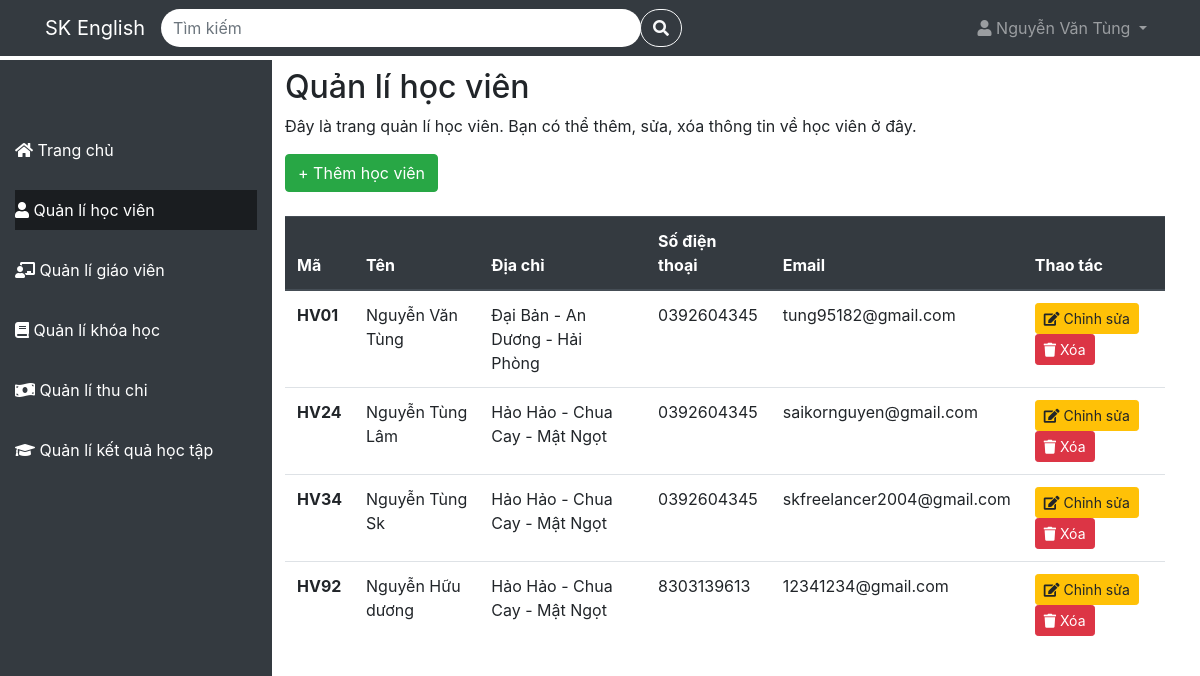
Before: /QuanLiTrungTamTA/student with the older database file.
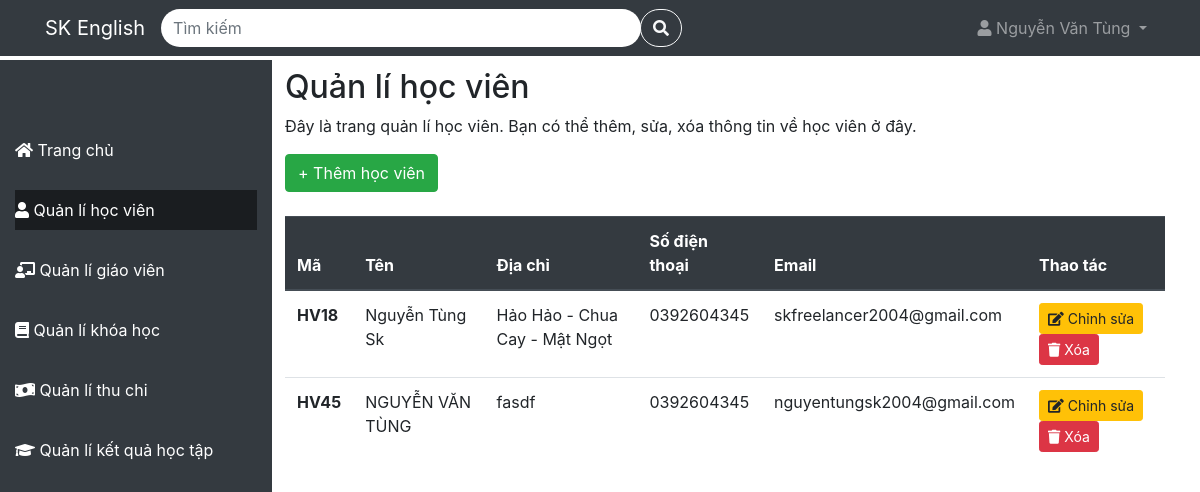
After: the same page with the newer database file.
### tables this page shows
CREATE TABLE `students` (
  `student_id` varchar(4) NOT NULL,
  `name` varchar(100) NOT NULL,
  `address` varchar(100) DEFAULT NULL,
  `phone` varchar(10) NOT NULL,
  `email` varchar(100) NOT NULL
);

### app/Controller/StudentController.php (called while the page is built, shortened)
<?php
class StudentController {
    protected $config = [
        'host' => 'localhost',
        'dbname' => 'quanlytrungtamta',
        'user' => 'root',
        'password' => ''
    ];
    protected $db;
    public function __construct() {
        $this->db = new Database($this->config);
    }
    public function index(){
        $checkSearch = false;
        try {
            if($checkSearch){
                $listStudent = $this->db->table('students')->search(['student_id','name', 'address', 'phone', 'email'], $search);
            }else{
                $listStudent = $this->db->table('students')->get();
            }
        } catch (PDOException $e) {
            $this->db->logToConsole('lỗi lấy dữ liệu cho trang student: ' . $e->getMessage());
        }
        include './app/View/Student/student.php';
    }
}
?>

### index.php (called while the page is built, shortened)
<?php
include './app/Model/Model.php';
include './app/Route/Route.php';
include './app/Controller/StudentController.php';
$route = new Route();
$route->get('/', 'LandingController@index');
$route->post('/login', 'LoginController@index');
$route->post('/logout', 'LogoutController@index');
$route->post('/register', 'RegisterController@index');
$route->post('/forgotPassword', 'ForgotPasswordController@index');
$route->get('/home', 'HomeController@index');
$route->get('/student', 'StudentController@index');
$route->post('/student/deleteStudent', 'StudentController@deleteStudent');
$route->post('/student/editStudent', 'StudentController@editStudent');
$route->post('/student/addStudent', 'RegistrationController@addStudent');
$route->get('/teacher', 'TeacherController@index');
$route->post('/teacher/addTeacher', 'TeacherController@addTeacher');
$route->post('/teacher/editTeacher', 'TeacherController@editTeacher');
$route->post('/teacher/deleteTeacher', 'TeacherController@deleteTeacher');
$route->get('/course', 'CourseController@index');
$route->post('/course/addCourse', 'CourseController@addCourse');
$route->post('/course/deleteCourse', 'CourseController@deleteCourse');
$route->post('/course/edit', 'CourseController@editCourse');
$route->get('/course/detail', 'CourseController@show@detailCourse.php');
$route->post('/course/addSchedule', 'ScheduleController@addSchedule');
$route->post('/course/deleteSchedule', 'ScheduleController@deleteSchedule');
$route->get('/payment', 'PaymentController@index');
$route->get('/achievement', 'AchievementController@index');
$requestUri = $_SERVER['REQUEST_URI'];
$route->handle($requestUri);
?>

### app/Model/Model.php (called while the page is built, shortened)
<?php
class Database {
    protected
        $table = '',
        $host = '',
        $user ='',
        $password = '',
        $dbname = '',
        $conn = null;
    public function __construct($config){
        $this->host = $config['host'];
        $this->user = $config['user'];
        $this->password = $config['password'];
        $this->dbname = $config['dbname'];
    }
    protected function connect(){
        try{
            $this->conn = new PDO("mysql:host=$this->host;dbname=$this->dbname", $this->user, $this->password);
            $this->conn->setAttribute(PDO::ATTR_ERRMODE, PDO::ERRMODE_EXCEPTION);
        }catch(PDOException $e){
            echo "Lỗi kết nối đến cơ sở dữ liệu: ".$e->getMessage();
        }
    }
    public function get($data = [])
    {
        try {
            if (empty($data)) {
                $sqlString = "select * from $this->table";
                $query = $this->conn->prepare($sqlString);
                $query->execute();
            } else {
                $stmt = join('=? and ', array_keys($data));
                $stmt .= '=?';
                $sqlString = "select * from $this->table where $stmt";
                $query = $this->conn->prepare($sqlString);
                $query->execute(array_values($data));
            }
            return $query->fetchAll(PDO::FETCH_ASSOC);
        } catch (PDOException $e) {
            $this->logToConsole("Lỗi đọc dữ liệu: " . $e->getMessage());
        }
    }
    public function table($table){
        $this->table = $table;
        return $this;
    }
}
?>

### app/View/Student/student.php (the view, shortened to what this page needs)
<!DOCTYPE html>
<html lang="en">
<head>
  <link rel="stylesheet" href="https://cdnjs.cloudflare.com/ajax/libs/font-awesome/5.15.4/css/all.min.css">
  <link rel="stylesheet" href="https://maxcdn.bootstrapcdn.com/bootstrap/4.5.2/css/bootstrap.min.css">
  <link rel="stylesheet" href=".\public\css\cssProject.css">
  <link rel="stylesheet" href="..\public\css\cssProject.css">
</head>
<body>
<?php include './app/View/Template/navbar.php' ?>
<?php include './app/View/Template/sidebar.php' ?>
<div class="main-content">
    <div class="container mt-5">
      <h2>Quản lí học viên</h2>
      <p>Đây là trang quản lí học viên. Bạn có thể thêm, sửa, xóa thông tin về học viên ở đây.</p>
        <button type="button" class="btn btn-success mb-4" data-toggle="modal" data-target="#addStudent">
          + Thêm học viên
        </button>
      <table class="table">
        <thead class="thead-dark">
          <tr>
            <th scope="col">Mã</th>
            <th scope="col">Tên</th>
            <th scope="col">Địa chỉ</th>
            <th scope="col">Số điện thoại</th>
            <th scope="col">Email</th>
            <th scope="col">Thao tác</th>
          </tr>
        </thead>
        <tbody>
            <?php if (!empty($listStudent)): ?>
              <?php foreach($listStudent as $student): ?>
                <tr class="table-row-hover">
                  <th scope="row"
                      data-toggle="modal"
                      data-target="#detailStudent"
                      data-name="<?php echo $student['name']?>"
                      data-address="<?php echo $student['address']?>"
                      data-phone="<?php echo $student['phone']?>"
                      data-email="<?php echo $student['email']?>"
                  >
                    <?php echo $student['student_id']?>
                  </th>
                  <td
                      data-toggle="modal"
                      data-target="#detailStudent"
                      data-name="<?php echo $student['name']?>"
                      data-address="<?php echo $student['address']?>"
                      data-phone="<?php echo $student['phone']?>"
                      data-email="<?php echo $student['email']?>"
                  >
                    <?php echo $student['name']?>
                  </td>
                  <td
                      data-toggle="modal"
                      data-target="#detailStudent"
                      data-name="<?php echo $student['name']?>"
                      data-address="<?php echo $student['address']?>"
                      data-phone="<?php echo $student['phone']?>"
                      data-email="<?php echo $student['email']?>"
                  >
                    <?php echo $student['address']?>
                  </td>
                  <td
                      data-toggle="modal"
                      data-target="#detailStudent"
                      data-name="<?php echo $student['name']?>"
                      data-address="<?php echo $student['address']?>"
                      data-phone="<?php echo $student['phone']?>"
                      data-email="<?php echo $student['email']?>"
                  >
                    <?php echo $student['phone']?>
                  </td>
                  <td
                      data-toggle="modal"
                      data-target="#detailStudent"
                      data-name="<?php echo $student['name']?>"
                      data-address="<?php echo $student['address']?>"
                      data-phone="<?php echo $student['phone']?>"
                      data-email="<?php echo $student['email']?>"
                  >
                    <?php echo $student['email']?>
                  </td>
                  <td>
                    <div class="d-inline">
                        <a type="button"
                            class="btn btn-warning btn-sm mr-2"
                            data-toggle="modal"
                            data-target="#editStudent"
                            data-name="<?php echo $student['name']?>"
                            data-address="<?php echo $student['address']?>"
                            data-phone="<?php echo $student['phone']?>"
                            data-email="<?php echo $student['email']?>"
                            data-student_id="<?php echo $student['student_id']?>"
                        >
                            <i class="fas fa-edit"></i> Chỉnh sửa
                        </a>
                    </div>
                    <div class="d-inline">
                        <form
                            id="deleteForm<?php echo $student['student_id']; ?>"
                            action="./student/deleteStudent"
                            method="POST"
                            class="d-inline"
                        >
                            <button
                                type="button"
                                onclick="deleteStudent('<?php echo $student['student_id']; ?>')"
                                class="btn btn-danger btn-sm"
                            >
                                <i class="fa fa-trash" aria-hidden="true"></i> Xóa
                            </button>
                        </form>
                    </div>
                  </td>
                </tr>
              <?php endforeach; ?>
            <?php endif; ?>
          </tbody>
      </table>
    </div>
  </div>
</body>
</html>

### app/Route/Route.php (shortened to what this page needs)
<?php
class Route {
    private $routes = [];
    public function get($url, $controllerAction) {
        $url = '/QuanLiTrungTamTA' . $url;
        $this->routes[$url] = $controllerAction;
    }
    public function post($url, $controllerAction) {
        $url = '/QuanLiTrungTamTA' . $url;
        $this->routes[$url] = $controllerAction;
    }
    public function handle($requestUri) {
        $url = parse_url($requestUri, PHP_URL_PATH);
        if (isset($this->routes[$url])) {
            $controllerAction = $this->routes[$url];
            $parts = explode('@', $controllerAction);
            $action = $parts[1];
            $param = null;
            $controller = new $controllerName();
            if(!isset($param))
                $controller->$action($param);
            else{
                $controller->$action($param);
            }
        } else {
            echo 'Router not found';
        }
    }
}
?>

### app/View/Template/navbar.php (shortened to what this page needs)
<nav class="navbar navbar-expand-lg navbar-dark bg-dark fixed-top">
  <div class="container">
    <a class="navbar-brand" href="/QuanLiTrungTamTA/home">SK English</a>
    <?php
      $url = $_SERVER['REQUEST_URI'];
      $url = parse_url($url, PHP_URL_PATH);
    ?>
    <form class="form-inline my-2 my-lg-0 mx-auto" action="<?php echo $url?>" method="GET">
      <div class="input-group">
        <input type="text" class="form-control rounded-pill border-0 flex-grow-1" style="width: 30em;" placeholder="Tìm kiếm" aria-label="Search" aria-describedby="search-addon" name="search">
        <div class="input-group-append">
          <button class="btn btn-outline-light rounded-pill" type="submit" id="search-addon">
            <i class="fa fa-search"></i>
          </button>
        </div>
      </div>
    </form>
    <div class="collapse navbar-collapse" id="navbarSupportedContent">
      <ul class="navbar-nav ml-auto">
        <li class="nav-item dropdown">
          <a class="nav-link dropdown-toggle" href="#" id="navbarDropdown" role="button" data-toggle="dropdown" aria-haspopup="true" aria-expanded="false">
            <i class="fa fa-user"></i> Nguyễn Văn Tùng
          </a>
        </li>
      </ul>
    </div>
  </div>
</nav>

### app/View/Template/sidebar.php
<?php
$current_page = $_SERVER['REQUEST_URI'];
$current_page = parse_url($current_page, PHP_URL_PATH);
$current_page = explode('/', $current_page);
$current_page = array_filter($current_page);
$current_page = end($current_page);
?>
<link rel="stylesheet" href=".\public\css\sidebar.css">
<link rel="stylesheet" href="..\public\css\sidebar.css">
<div class="sidebar">
  <ul class="navbar-nav">
    <li class="nav-item <?php if($current_page == 'home') echo 'active';?>">
      <a class="nav-link " href="/QuanLiTrungTamTA/home"><i class="fas fa-home"></i> Trang chủ</a>
    </li>
    <li class="nav-item <?php if($current_page == 'student') echo 'active';?>">
      <a class="nav-link " href="/QuanLiTrungTamTA/student"><i class="fas fa-user"></i> Quản lí học viên</a>
    </li>
    <li class="nav-item <?php if($current_page == 'teacher') echo 'active';?>">
      <a class="nav-link " href="/QuanLiTrungTamTA/teacher"><i class="fas fa-chalkboard-teacher"></i> Quản lí giáo viên</a>
    </li>
    <li class="nav-item <?php if($current_page == 'course') echo 'active';?>">
      <a class="nav-link " href="/QuanLiTrungTamTA/course"><i class="fas fa-book"></i> Quản lí khóa học</a>
    </li>
    <li class="nav-item <?php if($current_page == 'payment') echo 'active';?>">
      <a class="nav-link " href="/QuanLiTrungTamTA/payment"><i class="fas fa-money-bill-wave"></i> Quản lí thu chi</a>
    </li>
    <li class="nav-item <?php if($current_page == 'achievement') echo 'active';?>">
      <a class="nav-link " href="/QuanLiTrungTamTA/achievement"><i class="fas fa-graduation-cap"></i> Quản lí kết quả học tập</a>
    </li>
  </ul>
</div>

### public/css/cssProject.css (style rules this page uses)
.table-row-hover { cursor: pointer; }

### public/css/sidebar.css (style rules this page uses)
.sidebar { position: fixed; left: 0; top: 60px; bottom: 0; height: calc(100vh - 60px); width: 17em; background-color: #343a40; padding-top: 60px; }
.sidebar ul.navbar-nav li { padding: 10px 15px; }
.sidebar ul.navbar-nav li a { color: #fff; }
.sidebar ul.navbar-nav li.active a { background-color: #1a1d20; }
.main-content { margin-left: 250px; padding: 20px; }

Changed rows visible on the page:
removed students: student_id "HV01", name "Nguyễn Văn Tùng", address "Đại Bản - An Dương - Hải Phòng", phone "0392604345", email "tung95182@gmail.com"
removed students: student_id "HV24", name "Nguyễn Tùng Lâm", address "Hảo Hảo - Chua Cay - Mật Ngọt", phone "0392604345", email "saikornguyen@gmail.com"
removed students: student_id "HV34", name "Nguyễn Tùng Sk", address "Hảo Hảo - Chua Cay - Mật Ngọt", phone "0392604345", email "skfreelancer2004@gmail.com"
removed students: student_id "HV92", name "Nguyễn Hữu dương", address "Hảo Hảo - Chua Cay - Mật Ngọt", phone "8303139613", email "12341234@gmail.com"
added students: student_id "HV18", name "Nguyễn Tùng Sk", address "Hảo Hảo - Chua Cay - Mật Ngọt", phone "0392604345", email "skfreelancer2004@gmail.com"
added students: student_id "HV45", name "NGUYỄN VĂN TÙNG", address "fasdf", phone "0392604345", email "nguyentungsk2004@gmail.com"
